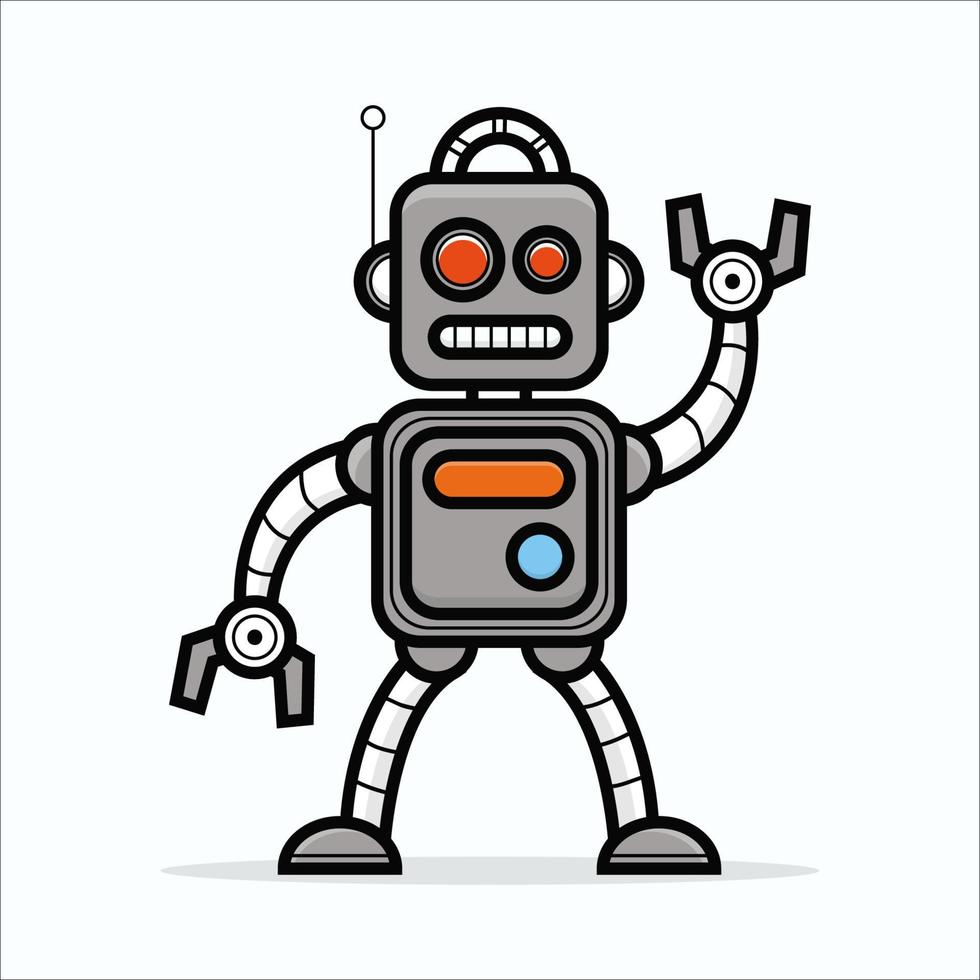
#> input picture robot.jpg, 980 x 980 px
$ python detecta_1.py
#> lines starting #> are read from the running program, lines starting #| are printed output that depends on the picture
# Importamos librerias
import cv2

# Leemos la img
imagen =cv2.imread('robot.jpg')
#> imagen is the input picture: shape (980, 980, 3); mean B, G, R 220.1, 219.8, 217.6

# Redimensionamos
imagen = red3 = cv2.resize(imagen, None, fx = 0.5, fy = 0.5, interpolation = cv2.INTER_CUBIC)
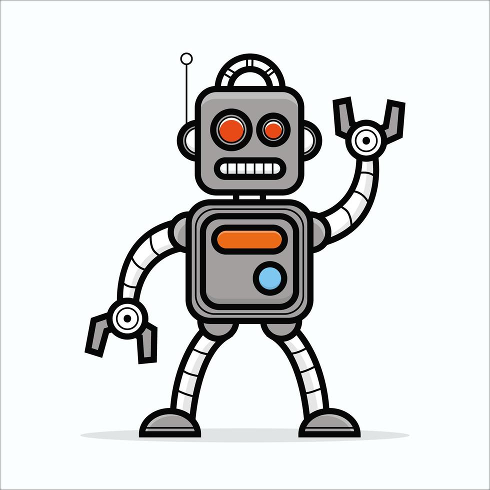
#> imagen: shape (490, 490, 3); mean B, G, R 220.1, 219.8, 217.7

# Linea
# img = cv2.line(img, pt1(x,y), pt2, color, grosorlinea(thickness), tipolinea(lineType))
linea = cv2.line(imagen, (int(1070/2),int(194/2)), (int(1152/2),int(461/2)), (0,255,0), thickness = 5, lineType = cv2.LINE_AA)

# Circulo
# img = cv2.circle(img, pt1(x,y), radio, color, grosorlinea(thickness), tipolinea(lineType))
circulo = cv2.circle(imagen, (int(1080/2),int(185/2)), 70, (255,255,0), thickness = 1, lineType = cv2.LINE_AA)

# Rectangulo
# img = cv2.rectangle(img, pt1(x,y), pt2, color,grosorlinea(thickness),tipolinea(lineType))
rectangulo = cv2.rectangle(imagen, (int(1010/2),int(425/2)), (int(1381/2),int(566/2)), (255,0,255), thickness = 3, lineType = cv2.LINE_AA)

# Texto
# img = cv2.puText(img, texto, pt1(x,y), tipo letra, tam letra , color, grosorlinea(thickness), tipolinea(lineType))
texto = 'ROBOT DETECTADO'
tpletra = cv2.FONT_ITALIC
tmletra = 1.1
color = (0,255,0)
grosor = 2
texto = cv2.putText(imagen, texto, (int(995/2),int(650/2)), tpletra, tmletra, color, grosor)

# Mostramos imagenes
cv2.imshow('IMAGEN', imagen)
cv2.waitKey(0)
